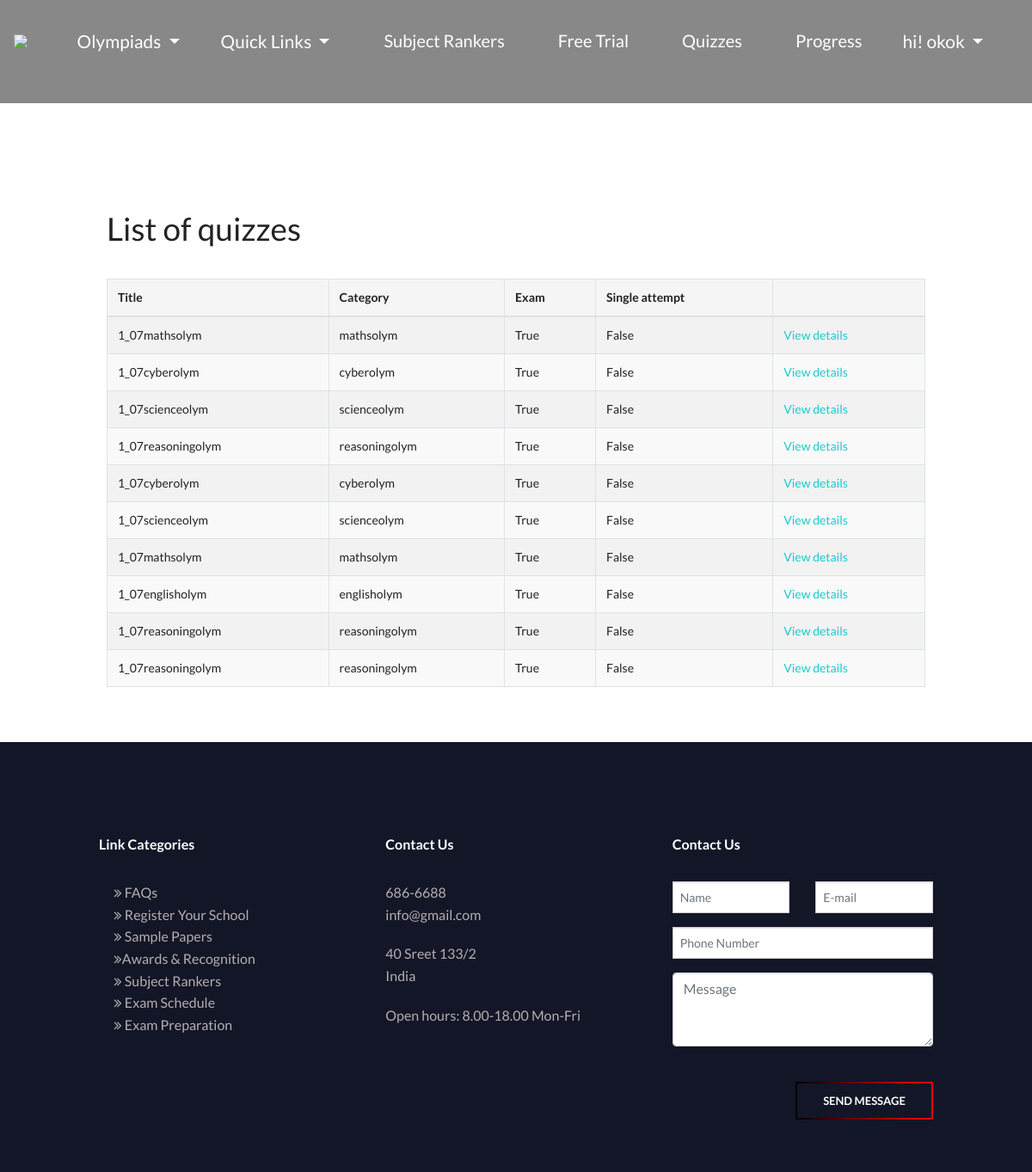
The page /quizzes/ (signed in) on the database its author committed.
### quiz/models.py (models this page shows, shortened)
class Student(AbstractUser):
    id=models.AutoField(primary_key=True)
    ref_code = models.CharField(default="000",max_length=20)
    parent_name = models.CharField(max_length=50)
    dob = models.DateField(null=True)
    country = CountryField()
    address = models.CharField(null=False,max_length=100,default="lane")
    street=models.CharField(max_length=250,default="")
    state= models.CharField(max_length=150,default="")
    school=models.CharField(max_length=100,null=False,default="abc")
    school_state = models.CharField(max_length=100,null=False,default="abc")
    school_address=models.CharField(max_length=100,null=False,default="abc")
    school_city=models.CharField(max_length=100,null=False,default="abc")
    pincode = models.IntegerField(null=False, default=0)
    number = models.IntegerField(null=False, default=0)
    standard = models.CharField(null=False, max_length=10,default=1)
    email = models.CharField(max_length=150, null=False,unique=True)
    email_confirmed = models.BooleanField(default=False)
    first_name = models.CharField(null=False,max_length=150,default="abc")
    last_name= models.CharField(max_length=150)
    mathsolym=models.BooleanField(default=False,null=True)
    scienceolym=models.BooleanField(default=False,null=True)
    englisholym=models.BooleanField(default=False,null=True)
    reasoningolym=models.BooleanField(default=False,null=True)
    cyberolym=models.BooleanField(default=False,null=True)
    generalolym=models.BooleanField(default=False,null=True)
    order_number = models.IntegerField(null=True, default=0)
    final_mathsolym=models.BooleanField(default=False,null=True)
    final_scienceolym=models.BooleanField(default=False,null=True)
    final_englisholym=models.BooleanField(default=False,null=True)
    final_reasoningolym=models.BooleanField(default=False,null=True)
    final_cyberolym=models.BooleanField(default=False,null=True)
    final_generalolym=models.BooleanField(default=False,null= True)
    mathquiz = models.CharField(max_length=100,null=True,default="nil")
    sciencequiz = models.CharField(max_length=100,null=True,default="nil")
    gkquiz = models.CharField(max_length=100,null=True,default="nil")
    cyberquiz = models.CharField(max_length=100,null=True,default="nil")
    reasoningquiz = models.CharField(max_length=100,null=True,default="nil")
    englishquiz = models.CharField(max_length=100,null=True,default="nil")
    mathtime = models.CharField(max_length=100,null=True,default="nil")
    sciencetime = models.CharField(max_length=100,null=True,default="nil")
    gktime = models.CharField(max_length=100,null=True,default="nil")
    cybertime = models.CharField(max_length=100,null=True,default="nil")
    reasoningtime = models.CharField(max_length=100,null=True,default="nil")
    englishtime = models.CharField(max_length=100,null=True,default="nil")
    quiz_to_change = models.CharField(max_length=100,null=True,default="nil")
    idproof = models.ImageField(upload_to='idproof',blank=True,null=True)
    idproof_date=models.CharField(max_length=50,default=None,null=True)
    marksheet = models.ImageField(upload_to='marksheet',
                               blank=True,
                               null=True,
                               )
    marksheet_date=models.CharField(max_length=50,default=None,null=True)
    photograph = models.ImageField(upload_to='photo',
                               blank=True,
                               null=True,
                               )
    photograph_date=models.CharField(max_length=50,default=None,null=True)
    USERNAME_FIELD = 'username'
    REQUIRED_FIELDS = ['email']

class Quiz(models.Model):
    title = models.CharField(
        verbose_name=_("Title"),
        max_length=60, blank=False)
    url = models.SlugField(
        max_length=60, blank=False,
        help_text=_("a user friendly url"),
        verbose_name=_("user friendly url"))
    category = models.ForeignKey(
        Category, null=True, blank=True,
        verbose_name=_("Category"), on_delete=models.CASCADE)
    standard = models.ForeignKey(
            Standard, null=True, blank=True,
            verbose_name=_("Standard"), on_delete=models.CASCADE)
    random_order = models.BooleanField(
        blank=False, default=False,
        verbose_name=_("Random Order"),
        help_text=_("Display the questions in "
                    "a random order or as they "
                    "are set?"))
    max_questions = models.PositiveIntegerField(
        blank=True, null=True, verbose_name=_("Max Questions"),
        help_text=_("Number of questions to be answered on each attempt."))
    answers_at_end = models.BooleanField(
        blank=False, default=False,
        help_text=_("Correct answer is NOT shown after question."
                    " Answers displayed at the end."),
        verbose_name=_("Answers at end"))
    exam_paper = models.BooleanField(
        blank=False, default=False,
        help_text=_("If yes, the result of each"
                    " attempt by a user will be"
                    " stored. Necessary for marking."),
        verbose_name=_("Exam Paper"))
    single_attempt = models.BooleanField(
        blank=False, default=False,
        help_text=_("If yes, only one attempt by"
                    " a user will be permitted."
                    " Non users cannot sit this exam."),
        verbose_name=_("Single Attempt"))
    pass_mark = models.SmallIntegerField(
        blank=True, default=0,
        verbose_name=_("Pass Mark"),
        help_text=_("Percentage required to pass exam."),
        validators=[MaxValueValidator(100)])
    draft = models.BooleanField(
        blank=True, default=False,
        verbose_name=_("Draft"),
        help_text=_("If yes, the quiz is not displayed"
                    " in the quiz list and can only be"
                    " taken by users who can edit"
                    " quizzes."))
    ispaid =  models.BooleanField(blank=True, default=False, help_text=_("If yes, than  quiz is subscribed by user"))
    ispaid_final =  models.BooleanField(blank=True, default=False, help_text=_("If yes, than  quiz is subscribed by user"))
    class Meta:
        verbose_name = _("Quiz")
        verbose_name_plural = _("Quizzes")
    def __str__(self):
        return self.title

class Category(models.Model):
    category = models.CharField(
        verbose_name=_("Category"),
        max_length=250, blank=True,
        unique=True, null=True)
    objects = CategoryManager()
    class Meta:
        verbose_name = _("Category")
        verbose_name_plural = _("Categories")
    def __str__(self):
        return self.category

### quiz/views.py (the view)
def myquiz(request):
    all_quizzes = Quiz.objects.all()
    print(all_quizzes)
    quizlist=[]
    for quiz in all_quizzes:
        if quiz.title.find('_')!=-1:
            _,quiz_title = quiz.title.split('_', 1)
        else:
            quiz_title= quiz.title
        b = quiz_title[2:]
        print(quiz_title[2:])
        if str(request.user.standard)==str(quiz_title[0:2]):
            if quiz_title[2:]=='mathsolym' and request.user.final_mathsolym==True:
                quizlist.append(quiz)
            if quiz_title[2:]=='scienceolym' and request.user.final_scienceolym==True:
                quizlist.append(quiz)
            if quiz_title[2:]=='englisholym' and request.user.final_englisholym==True:
                quizlist.append(quiz)
            if quiz_title[2:]=='generalolym' and request.user.final_generalolym==True:
                quizlist.append(quiz)
            if quiz_title[2:]=='cyberolym' and request.user.final_cyberolym==True:
                quizlist.append(quiz)
            if quiz_title[2:]=='reasoningolym' and request.user.final_reasoningolym==True:
                quizlist.append(quiz)
    return render(request, 'quiz_list.html', {"quiz_list": quizlist})

### quiz/templates/quiz_list.html (shortened to what this page needs)
{% extends 'base.html' %}
{% load i18n %}
{% load quiz_tags %}
{% block body %}
<div class="d" style="background-color: #0007;"><br><br><br><br><br></div><br><br><br>
<div class="container row">
<h2>{% trans "List of quizzes" %}</h2>
    {% if quiz_list %}
		<table class="table table-bordered table-striped">
		  <thead>
			<tr>
			  <th>{% trans "Title" %}</th>
			  <th>{% trans "Category" %}</th>
			  <th>{% trans "Exam" %}</th>
			  <th>{% trans "Single attempt" %}</th>
			  <th></th>
			</tr>
		  </thead>
		  <tbody>
        {% for quiz in quiz_list %}
  			<tr>
			  <td>{{ quiz.title }}</td>
			  <td>{{ quiz.category }}</td>
			  <td>{{ quiz.exam_paper }}</td>
			  <td>{{ quiz.single_attempt }}</td>
			  <td>
				<a href="{% url 'quiz_start_page' slug=quiz.url %}">
				  {% trans "View details" %}
				</a>
			</tr>
        {% endfor %}
		  </tbody>
		</table>
	{% else %}
        <p>{% trans "There are no available quizzes" %}.</p><br><br>
	{% endif %}
</div><br><br>
{% endblock %}

### quiz/templates/base.html (shortened to what this page needs)
  {% load static %}
<!DOCTYPE html>
<html lang="en">
<head>
  <link rel="stylesheet" href="https://maxcdn.bootstrapcdn.com/bootstrap/4.0.0/css/bootstrap.min.css">
  <link rel="stylesheet" href="https://cdnjs.cloudflare.com/ajax/libs/font-awesome/4.7.0/css/font-awesome.min.css">
  <link rel="stylesheet" href="{% static 'navbar.css' %}">
  <link rel="stylesheet" href="{% static 'Style.css' %}">
  <link rel="stylesheet" href="{% static 'Owl/docs/assets/css/docs.theme.min.css' %}">
  <link rel="stylesheet" href="{% static 'Stock/Chart.min.css' %}">
  <link rel="stylesheet" href="{% static 'Owl/docs/assets/owlcarousel/assets/owl.carousel.min.css' %}">
  <link rel="stylesheet" href="{% static 'Owl/docs/assets/owlcarousel/assets/owl.theme.default.min.css' %}">
</head>
<body>
  <header class="header_area" id="header" >
    <nav class="navbar navbar-expand-lg " >
      <a class="navbar-brand" href="{% url 'index' %}"><img class="img-responsive" src="{% static 'screenshots/logo1.jpg' %}" style="float: left">  </a>
      <div class="collapse navbar-collapse" id="navbarTogglerDemo03">
        <ul class="navbar-nav mr-auto mt-2 mt-lg-0">
          <div class="dropdown nav-item">
                  <button class="btn nav-link dropdown-toggle" type="button" id="dropdownMenuButton" data-toggle="dropdown" aria-haspopup="true" aria-expanded="false">
                    Olympiads
                  </button>
                                         </div>
                                  <div class="dropdown nav-item">
                                    <button class="btn nav-link dropdown-toggle" type="button" id="dropdownMenuButton" data-toggle="dropdown" aria-haspopup="true" aria-expanded="false">
                                      Quick Links
                                    </button>
                                  </div>
                                  <li class="nav-item ml-3">
                                    <a class="nav-link" href="#">Subject Rankers</a>
                                  </li>
                                  <li class="nav-item ml-3">
                                    <a class="nav-link" href="#">Free Trial</a>
                                  </li>
                                  {% if user.is_authenticated %}
                                  <li class="nav-item ml-3">
                                    <a class="nav-link" href="{% url 'quiz_index' %}">Quizzes</a>
                                  </li>
                                    <li class="nav-item ml-3">
                                      <a class="nav-link" href="{% url 'quiz_progress' %}">Progress</a>
                                    </li>
                                  {% else %}
                                  <li class="nav-item ml-3">
                                    <a class="nav-link" href="{% url 'loginhandle' %}">Login</a>
                                  </li>
                                  {% endif %}
                                  <div class="dropdown nav-item">
                                    <button class="btn nav-link dropdown-toggle" type="button" id="dropdownMenuButton" data-toggle="dropdown" aria-haspopup="true" aria-expanded="false">
                                      {% if user.is_authenticated %}
                                      hi!
                                      {{ user.username}}
                                      {% else %}
                                      Register
                                      {% endif %}
                                    </button>
                                  </div>
                                </ul>
                              </div>
                            </nav>
                      </header>
{% block body %}{% endblock %}
<section style="background: #131627">
  <footer class="fancy-footer-area fancy-bg-dark" >
    <div class="footer-content section-padding-80-50">
      <div class="container">
        <div class="row">
          <div class="col-12 col-sm-6 col-lg-4">
            <div class="single-footer-widget">
              <h6 style="font-weight: bold; color: white">Link Categories</h6>
              <ul class="footer-ul">
                <li><a href="{% url 'faqs' %}" style="color: #B5AEB0;"><i class="fa fa-angle-double-right" aria-hidden="true"></i> FAQs</a></li>
                <li><a href="{% url 'applyschool' %}" style="color: #B5AEB0;"><i class="fa fa-angle-double-right" aria-hidden="true"></i> Register Your School</a></li>
                <li><a href="/samplepaper/maths/1" style="color: #B5AEB0;"><i class="fa fa-angle-double-right" aria-hidden="true"></i> Sample Papers</a></li>
                <li><a href="{% url 'awards' %}" style="color: #B5AEB0;"><i class="fa fa-angle-double-right" aria-hidden="true"></i>Awards & Recognition</a></li>
                <li><a href="#" style="color: #B5AEB0;"><i class="fa fa-angle-double-right" aria-hidden="true"></i> Subject Rankers</a></li>
                <li><a href="{% url 'examdates' %}" style="color: #B5AEB0;"><i class="fa fa-angle-double-right" aria-hidden="true"></i> Exam Schedule</a></li>
                <li><a href="{% url 'examprep' %}" style="color: #B5AEB0;"><i class="fa fa-angle-double-right" aria-hidden="true"></i> Exam Preparation</a></li>
              </ul>
            </div>
          </div>
          <div class="col-12 col-sm-6 col-lg-4">
            <div class="single-footer-widget" >
              <h6 style="font-weight: bold; color: white">Contact Us</h6>
              <p style="color: #B5AEB0">686-6688 <br>info@gmail.com
              </p>
              <p style="color: #B5AEB0">40 Sreet 133/2 <br>India</p>
              <p style="color: #B5AEB0">Open hours: 8.00-18.00 Mon-Fri</p>
            </div>
          </div>
          <div class="col-12 col-sm-6 col-lg-4">
            <div class="single-footer-widget">
              <h6 style="font-weight: bold; color: white">Contact Us</h6>
              <form class="single-footer-widget" role="form">
                <div class="row" style="font: yellow">
                 <div class="col-md-6">
                  <div class="form-group">
                    <input class="form-control form-control-name" name="name" id="name" placeholder="Name" type="text" required>
                  </div>
                </div>
                <div class="col-md-6">
                  <div class="form-group">
                   <input class="form-control form-control-email" name="email" id="email"
                   placeholder="E-mail" type="email" required>
                 </div>
               </div>
             </div>
             <div class="row">
              <div class="col-md-12">
                <div class="form-group">
                  <input class="form-control form-control-phone" name="phone" id="phone" placeholder="Phone Number" type="tel" required>
                </div>
              </div>
             </div>
             <div class="form-group">
               <textarea class="form-control form-control-message" name="message" id="message" placeholder="Message" rows="3" required></textarea>
             </div>
             <div class="text-right"><br>
              <a href="#" class="btn fancy-btn">Send Message</a>
            </div>
          </form>
        </div>
      </div>
    </div>
  </div>
</div>
</footer>
</section>
          </body>
          </html>

### rows shown on the page
Student: username "okok"
Quiz: title "1_07mathsolym", category "mathsolym", exam_paper "True", single_attempt "False"
Quiz: title "1_07cyberolym", category "cyberolym", exam_paper "True", single_attempt "False"
Quiz: title "1_07scienceolym", category "scienceolym", exam_paper "True", single_attempt "False"
Quiz: title "1_07reasoningolym", category "reasoningolym", exam_paper "True", single_attempt "False"
Quiz: title "1_07cyberolym", category "cyberolym", exam_paper "True", single_attempt "False"
Quiz: title "1_07scienceolym", category "scienceolym", exam_paper "True", single_attempt "False"
Quiz: title "1_07mathsolym", category "mathsolym", exam_paper "True", single_attempt "False"
Quiz: title "1_07englisholym", category "englisholym", exam_paper "True", single_attempt "False"
Quiz: title "1_07reasoningolym", category "reasoningolym", exam_paper "True", single_attempt "False"
Quiz: title "1_07reasoningolym", category "reasoningolym", exam_paper "True", single_attempt "False"
